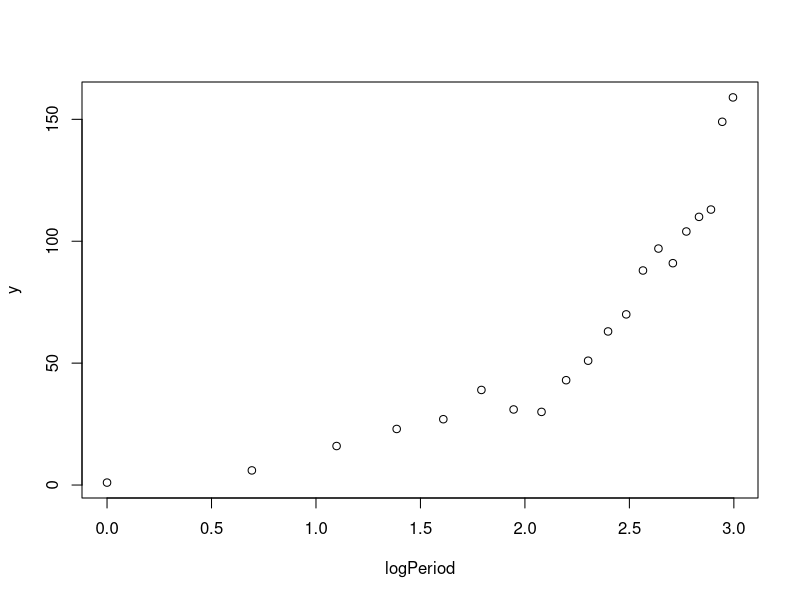

Write the R code that produced this figure.
y = c(1,6,16,23,27,39,31,30,43,51,63,70,88,97,91,104,110,113,149,159)
period = c(1:20)
logPeriod = log(period)

plot(logPeriod, y)


### --- CODE --- ###

# function to calculate diagonal matrix W
W_matrix = function(X, b){
  
  # initialize diagonal of matrix
  diag_vector = c()
  
  # calculate w_ii and add to diagonal vector
  for( i in 1:nrow(X) ){
    w_ii = exp( b[1]*X[i,1] + b[2]*X[i,2]  )
    
    diag_vector = c(diag_vector, w_ii)
  }
  
  # create diagonal matrix with diag()
  return(diag(diag_vector))
}

# function to calculate element z_i
z_vector = function(X, y, b){
  
  # initialize empty z vector
  z = c()
  
  # calculate z_i
  for( i in 1: length(y) ){
    z_i = (b[1]*X[i,1] + b[2]*X[i,2]) + ( y[i] / exp(b[1]*X[i,1] + b[2]*X[i,2]) ) - 1
    
    z = c( z, z_i )
  }
  
  return(z)
}

# function to calculate matrix Xtranpose*W*X
# tranpose of a matrix A: t(A)
# matrix multiplication operator: %*%, e.g, A%*%B is A multiply with B
Xtranpose_WX = function(X, W){
  return( t(X) %*% W %*% X)
}

# function to calculate matrix Xtranspose*W*z
Xtranpose_Wz = function(X, W, z){
  return( t(X) %*% W %*% z )
}

# deviance of model
CalculateDeviance = function(X, y, b){
  
  D = 0
  for( i in 1:length(y) ){
    mu_hat= exp(b[1]*X[i,1] + b[2]*X[i,2])
    
    cat(y[i], " --- ", mu_hat)
    cat("\n")
    
    D = D + ( y[i] * log(y[i] / mu_hat) )
  }
  
  return( 2*D )
}

# matrix X
X = matrix( c( rep(1, 20), log( c(1:20) ) ) , 20, 2 )

# vector y
y = c(1,6,16,23,27,39,31,30,43,51,63,70,88,97,91,104,110,113,149,159)

# ERROR ACCEPTABLE
ACCEPTABLE_ERROR = c(10**-6, 10**-6)

# initiate b(0) = (1,1)
previous_b = c(1, 1)
current_b  = c(0, 0)

iterated_step = 0

#A = Xtranpose_WX(X, W)
#B = Xtranpose_Wz(X, W, z)
#C = W_matrix(X, previous_b)

# iterated weight least squared, finding vector b
while(TRUE){
  
  iterated_step =+ 1
  
  # W matrix
  W = W_matrix(X, previous_b)
  
  # z vector
  z = z_vector(X, y, previous_b)
  
  # calculate current_b, using solve(A) to calculate inverse of a matrix A
  Xt_WX = Xtranpose_WX(X, W)
  Xt_Wz = Xtranpose_Wz(X, W, z)
  
  current_b = solve(Xt_WX) %*% Xt_Wz
  
  residual = abs(current_b - previous_b)
  print(residual)
  
  if( all(residual < ACCEPTABLE_ERROR) ){
    break
  }
  else{
    previous_b = current_b
  }
  
}

# deviance of current model
D = CalculateDeviance(X, y, current_b)

# chi squared test of deviance to verify goodness-of-fit
pchisq(D, nrow(X) - length(current_b), lower.tail = FALSE )

print(current_b)
print(iterated_step)
print(D)

# verify with glm in R
res.p = glm(y ~ X, family = poisson(link = "log"))
summary(res.p)




